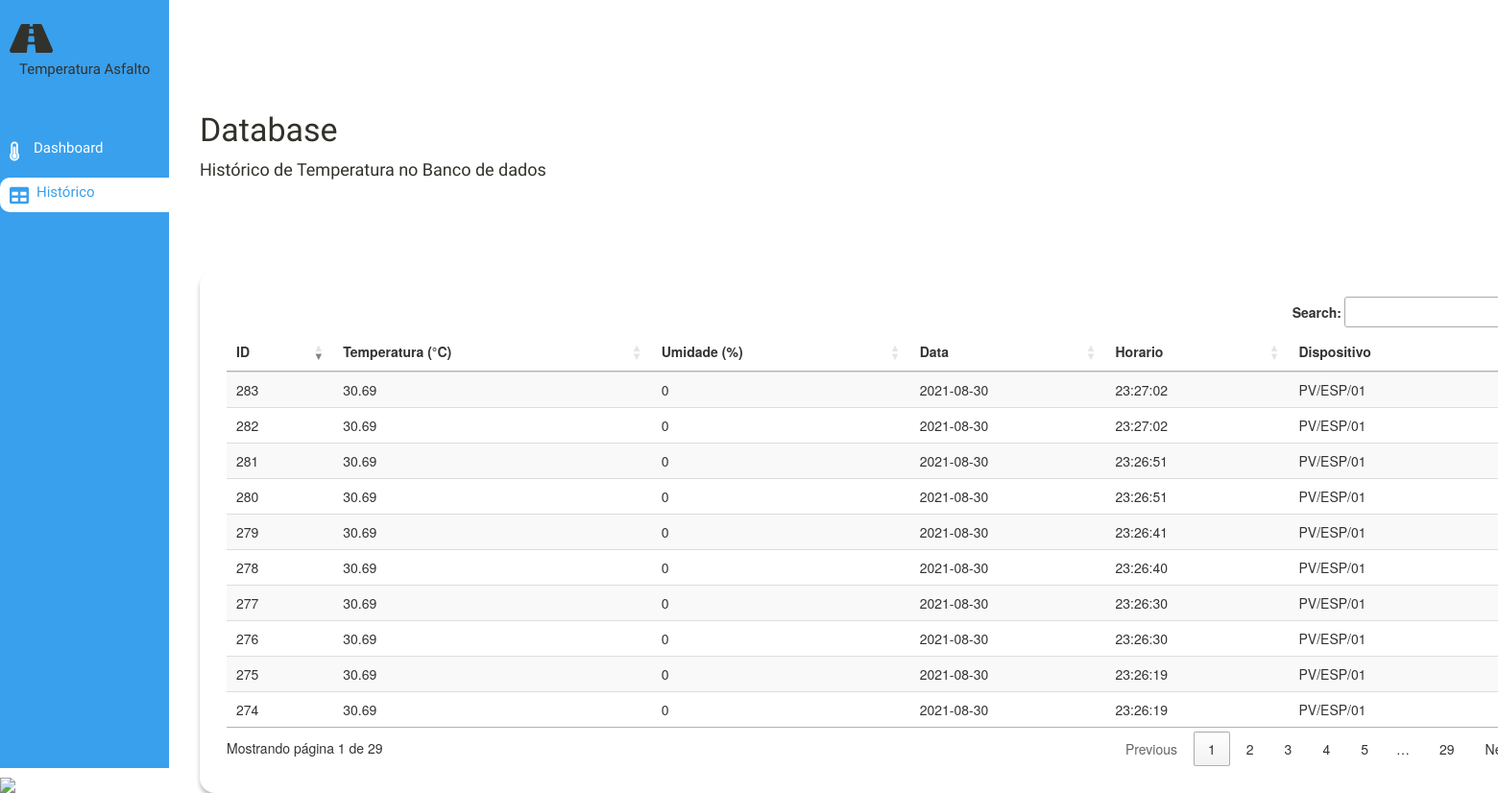
Page /historic on the earlier database version.
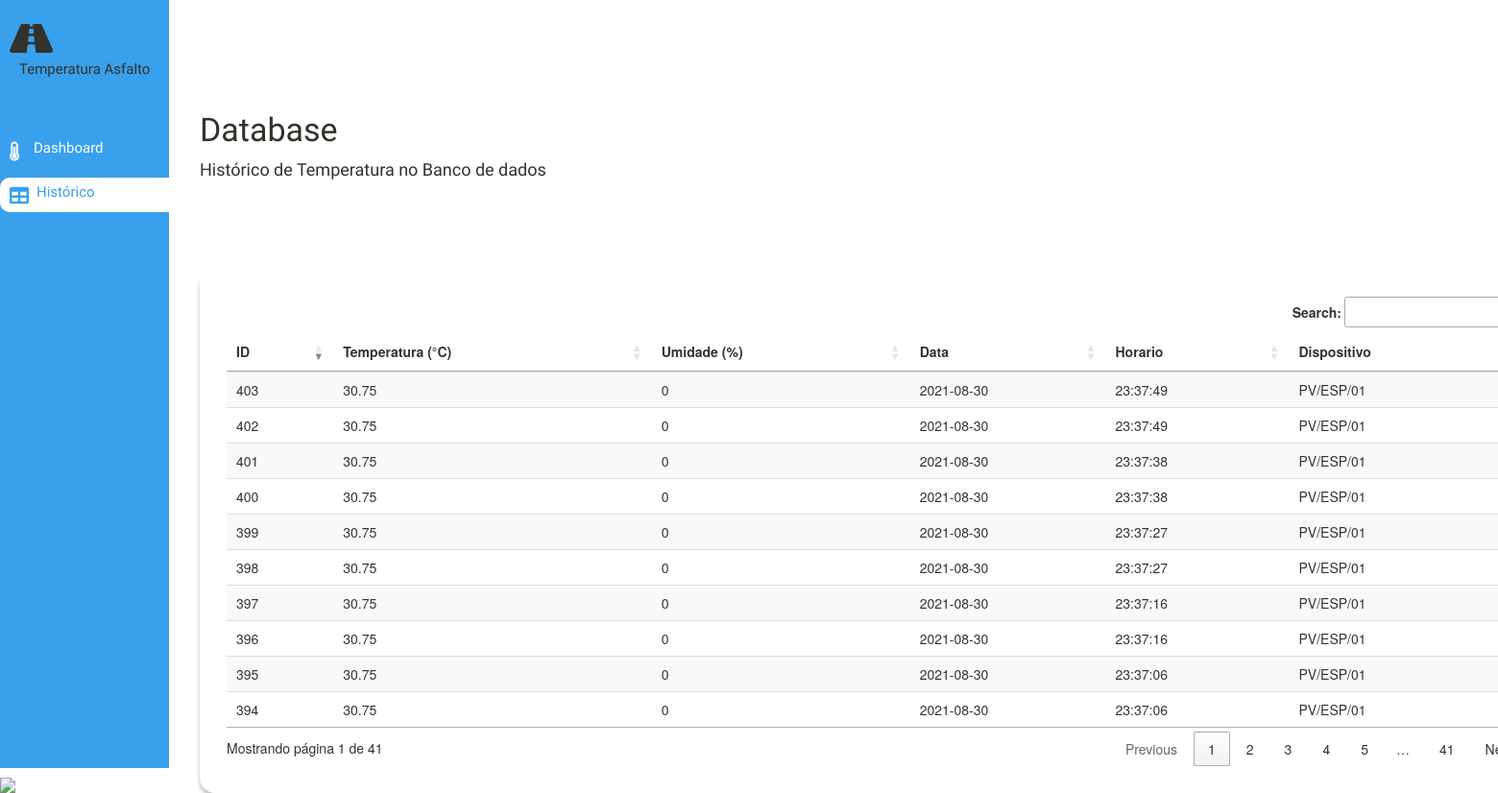
Same page on the later database version.
### tables this page shows
CREATE TABLE pavimentDatas(id INTEGER PRIMARY KEY AUTOINCREMENT, temperature NUMERIC, humidity NUMERIC, currentdate DATE, currentime TIME, device TEXT);

### app.py (the view)
@app.route("/historic")
def historic():
   conn=sqlite3.connect('asphalt.db')
   conn.row_factory = dict_factory
   c=conn.cursor()
   c.execute("SELECT * FROM pavimentDatas ORDER BY id DESC")
   readings = c.fetchall()
   return render_template('historic.html', readings=readings)

### app.py (called while the page is built)
def dict_factory(cursor, row):
    d = {}
    for idx, col in enumerate(cursor.description):
        d[col[0]] = row[idx]
    return d

### templates/historic.html (shortened to what this page needs)
<!DOCTYPE html>
<html lang="en">
  <head>
     <link rel="stylesheet" href="https://maxcdn.bootstrapcdn.com/bootstrap/3.3.6/css/bootstrap.min.css">
   <link rel="stylesheet" href="https://maxcdn.bootstrapcdn.com/bootstrap/3.3.6/css/bootstrap-theme.min.css">
    <link
      rel="stylesheet"
      href="https://use.fontawesome.com/releases/v5.7.2/css/all.css"
    />
    <link
      rel="stylesheet"
      href="https://maxcdn.bootstrapcdn.com/bootstrap/3.3.6/css/bootstrap.min.css"
    />
    <link
      href="//cdn.datatables.net/1.10.15/css/jquery.dataTables.min.css"
      rel="stylesheet"
    />
    <link rel="stylesheet" href="{{ url_for('static', filename='style-historic.css') }}">
  </head>
  <body>
    <div class="main">
      <div class="wrapper-left">
        <div class="header-temperatura-asfalto">
          <a href="/" class="active">
            <i class="fas fa-road" style="color: #32322c; font-size: 40px"></i>
            <p class="description-header">Temperatura Asfalto</p>
          </a>
        </div>
        <div class="navegacao-dashboard">
          <i class="fas fa-thermometer-three-quarters"></i>
          <p class="dashboard-text">
            <a href="./">Dashboard</a>
          </p>
        </div>
        <div class="navegacao-tabela">
          <i class="fas fa-table"></i>
          <p class="dashboard-text">
            <a class="history-text" href="#">Histórico</a>
          </p>
        </div>
        <div class="imagem">
          <img
            src="https://www.uema.br/wp-content/uploads/2019/06/UEMA_logo_oficial-4-351x185@2x.png"
          />
        </div>
      </div>
      <div class="wrapper-right">
        <div class="text">
          <p class="title">Database</p>
          <p class="description">Histórico de Temperatura no Banco de dados</p>
        </div>
        <div class="content">
	  <div class="card-table">
	    <table id="minhaTabela" class="table table-striped">
		<thead>
		   <tr>
		     <th>ID</th>
		     <th>Temperatura (&degC)</th>
		     <th>Umidade (%)</th>
		     <th>Data</th>
		     <th>Horario</th>
		     <th>Dispositivo</th>
		   </tr>
		</thead>
		<tbody>
		 {% for entry in readings %}
		    <tr><td>{{ entry.id }}</td>
		    <td>{{ entry.temperature }}</td>
		    <td>{{ entry.humidity }}</td>
		    <td>{{ entry.currentdate }}</td>
		    <td>{{ entry.currentime }}</td>
		    <td>{{ entry.device }}</td></tr>
		 {% endfor %}
		</tbody>
	     </table>
          </div>
	</div>
      </div>
    </div>
  </body>
</html>

Differences in the rows shown:
no longer on this page (row unchanged): pavimentDatas: id "283", temperature "30.69", humidity "0", currentdate "2021-08-30", currentime "23:27:02", device "PV/ESP/01"
no longer on this page (row unchanged): pavimentDatas: id "282", temperature "30.69", humidity "0", currentdate "2021-08-30", currentime "23:27:02", device "PV/ESP/01"
no longer on this page (row unchanged): pavimentDatas: id "281", temperature "30.69", humidity "0", currentdate "2021-08-30", currentime "23:26:51", device "PV/ESP/01"
no longer on this page (row unchanged): pavimentDatas: id "280", temperature "30.69", humidity "0", currentdate "2021-08-30", currentime "23:26:51", device "PV/ESP/01"
no longer on this page (row unchanged): pavimentDatas: id "279", temperature "30.69", humidity "0", currentdate "2021-08-30", currentime "23:26:41", device "PV/ESP/01"
no longer on this page (row unchanged): pavimentDatas: id "278", temperature "30.69", humidity "0", currentdate "2021-08-30", currentime "23:26:40", device "PV/ESP/01"
no longer on this page (row unchanged): pavimentDatas: id "277", temperature "30.69", humidity "0", currentdate "2021-08-30", currentime "23:26:30", device "PV/ESP/01"
no longer on this page (row unchanged): pavimentDatas: id "276", temperature "30.69", humidity "0", currentdate "2021-08-30", currentime "23:26:30", device "PV/ESP/01"
no longer on this page (row unchanged): pavimentDatas: id "275", temperature "30.69", humidity "0", currentdate "2021-08-30", currentime "23:26:19", device "PV/ESP/01"
no longer on this page (row unchanged): pavimentDatas: id "274", temperature "30.69", humidity "0", currentdate "2021-08-30", currentime "23:26:19", device "PV/ESP/01"
added pavimentDatas: id "403", temperature "30.75", humidity "0", currentdate "2021-08-30", currentime "23:37:49", device "PV/ESP/01"
added pavimentDatas: id "402", temperature "30.75", humidity "0", currentdate "2021-08-30", currentime "23:37:49", device "PV/ESP/01"
added pavimentDatas: id "401", temperature "30.75", humidity "0", currentdate "2021-08-30", currentime "23:37:38", device "PV/ESP/01"
added pavimentDatas: id "400", temperature "30.75", humidity "0", currentdate "2021-08-30", currentime "23:37:38", device "PV/ESP/01"
added pavimentDatas: id "399", temperature "30.75", humidity "0", currentdate "2021-08-30", currentime "23:37:27", device "PV/ESP/01"
added pavimentDatas: id "398", temperature "30.75", humidity "0", currentdate "2021-08-30", currentime "23:37:27", device "PV/ESP/01"
added pavimentDatas: id "397", temperature "30.75", humidity "0", currentdate "2021-08-30", currentime "23:37:16", device "PV/ESP/01"
added pavimentDatas: id "396", temperature "30.75", humidity "0", currentdate "2021-08-30", currentime "23:37:16", device "PV/ESP/01"
added pavimentDatas: id "395", temperature "30.75", humidity "0", currentdate "2021-08-30", currentime "23:37:06", device "PV/ESP/01"
added pavimentDatas: id "394", temperature "30.75", humidity "0", currentdate "2021-08-30", currentime "23:37:06", device "PV/ESP/01"
Other differences:
text written by a page script: "Search: Mostrando página 1 de 29 Previous 1 2 3 4 5 … 29 Next" → "Search: Mostrando página 1 de 41 Previous 1 2 3 4 5 … 41 Next"
